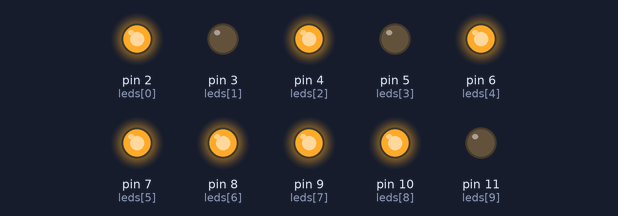
Bench run of a sketch on a simulated Arduino Uno, built with avr-gcc and run on an emulated ATmega328P. On the bench: output pins drawn as LEDs (lit = HIGH). Random numbers use the default seed unless the sketch sets one.

Above: at 2.62 s.
At 12.06 s:
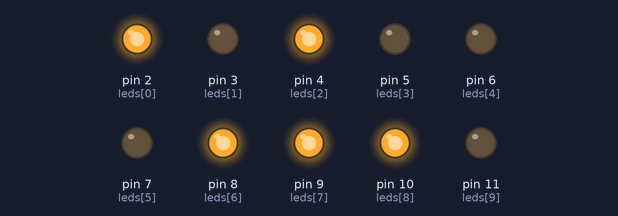
At 18.7 s:
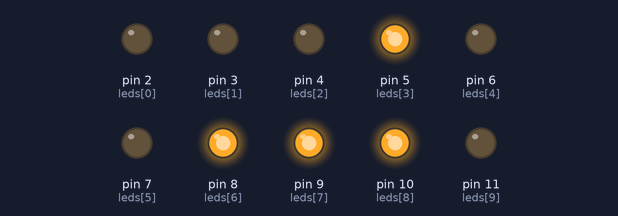
At 21.07 s:
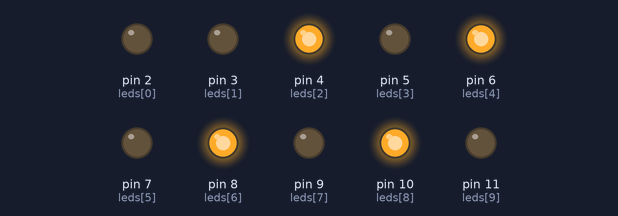
At 26.19 s:
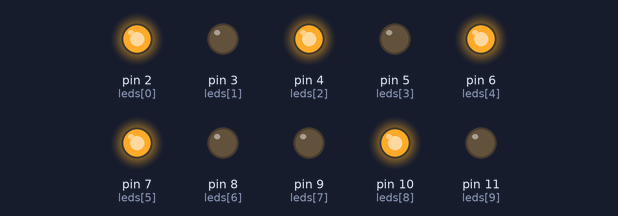
At 34.34 s:
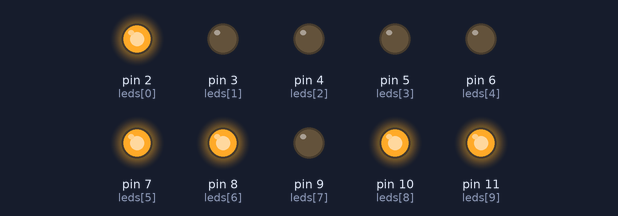
Timing chart, 0 to 40.0 s (numbered marks = the images above):
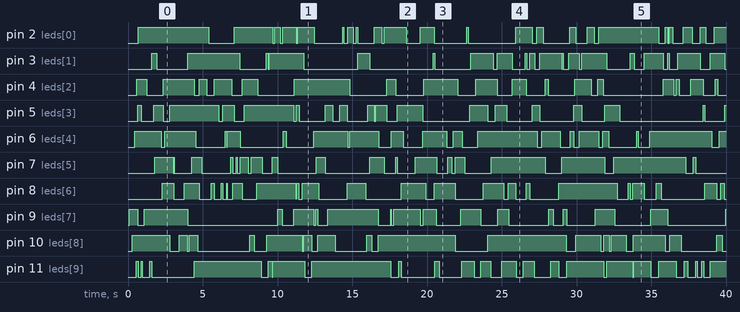

The sketch:

10-LED-Random-Flicker-Arduino.ino
```cpp
int leds[10] = {2,3,4,5,6,7,8,9,10,11,};

void setup(){
  for (int jj; jj<sizeof(leds)/sizeof(int);jj++){
    pinMode(leds[jj],OUTPUT);
    delay(10);
  }
}

void loop(){
  digitalWrite(leds[random(0,sizeof(leds)/sizeof(int))],HIGH);
  delay(random(20,200));
  digitalWrite(leds[random(0,sizeof(leds)/sizeof(int))],LOW);
}
```

Measured:
- by itself, pin 2 (leds[0]): LOW → HIGH at 0.69 s, → LOW 4.7 s later, → HIGH 1.7 s later, → LOW 2.6 s later, … (43 changes in this stretch)
- by itself, pin 3 (leds[1]): LOW → HIGH at 1.6 s, → LOW 0.35 s later, → HIGH 2.1 s later, → LOW 3.5 s later, … (38 changes in this stretch)
- by itself, pin 4 (leds[2]): LOW → HIGH at 0.58 s, → LOW 0.69 s later, → HIGH 1.1 s later, → LOW 2.1 s later, … (34 changes in this stretch)
- by itself, pin 5 (leds[3]): LOW → HIGH at 0.66 s, → LOW 0.22 s later, → HIGH 0.85 s later, → LOW 0.61 s later, … (35 changes in this stretch)
- by itself, pin 6 (leds[4]): LOW → HIGH at 0.44 s, → LOW 1.8 s later, → HIGH 0.25 s later, → LOW 2.1 s later, … (35 changes in this stretch)
- by itself, pin 8 (leds[6]): LOW → HIGH at 2.3 s, → LOW 0.76 s later, → HIGH 0.70 s later, → LOW 1.0 s later, … (42 changes in this stretch)
- by itself, pin 9 (leds[7]): LOW → HIGH at 0.10 s, → LOW 0.56 s later, → HIGH 0.44 s later, → LOW 2.9 s later, … (31 changes in this stretch)
- by itself, pin 10 (leds[8]): LOW → HIGH at 0.29 s, → LOW 2.5 s later, → HIGH 0.66 s later, → LOW 0.51 s later, … (32 changes in this stretch)
